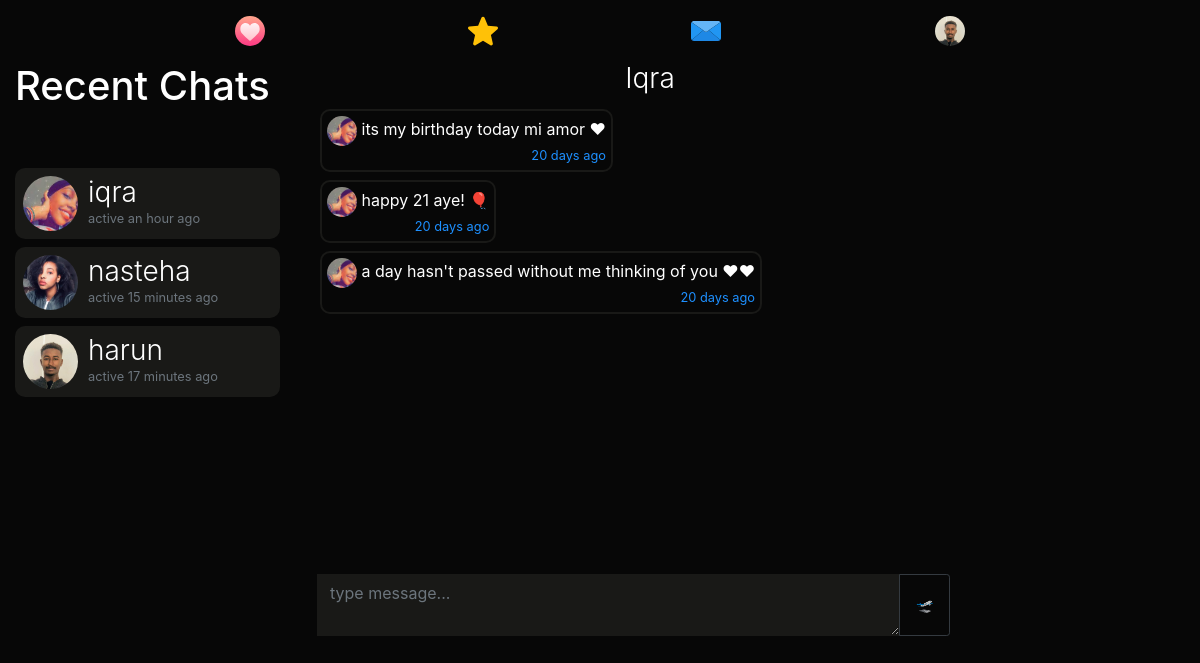
Page /m/iqra (signed in) on the earlier database version.
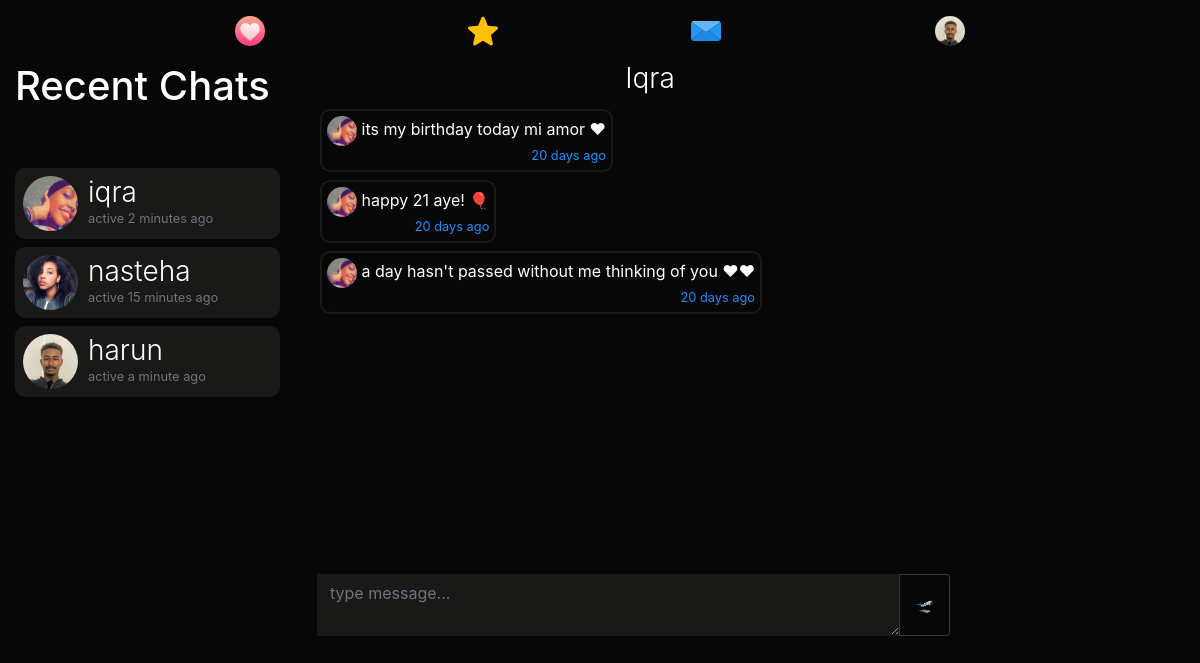
Same page on the later database version.
### dating/models.py (models this page shows, shortened)
class User(db.Model, UserMixin):
	id = db.Column(db.Integer, primary_key=True)
	username = db.Column(db.String(20), unique=True, nullable=False)
	email = db.Column(db.String(120), unique=True, nullable=True)
	dp = db.Column(db.String(20), nullable=False, default='default.jpg')
	dp2 = db.Column(db.String(20), nullable=False, default='flip.png')
	dp3 = db.Column(db.String(20), nullable=False, default='plane.png')
	password = db.Column(db.String(60), nullable=False)
	last_seen = db.Column(db.DateTime, default=datetime.utcnow)
	date_joined = db.Column(db.DateTime, nullable=False, default=datetime.utcnow)
	department = db.Column(db.String(20), nullable=False)
	student_number = db.Column(db.Integer(), unique=True, nullable=True)
	age = db.Column(db.DateTime, nullable=False)
	gender = db.Column(db.String(20), nullable=False)
	country = db.Column(db.String(20), default="Cyprus", nullable=True)
	bio = db.Column(db.String(120), nullable=True)
	private = db.Column(db.Boolean, default=False, nullable=False)
	snapchat = db.Column(db.String(20), default="snapchat", nullable=True)
	instagram = db.Column(db.String(20), default="instagram", nullable=True)
	followed = db.relationship(
		'User', secondary=followers,
		primaryjoin=(followers.c.follower_id == id),
		secondaryjoin=(followers.c.followed_id == id),
		backref=db.backref('followers', lazy='dynamic'), lazy='dynamic')
	messages_sent = db.relationship('Message',
									foreign_keys='Message.sender_id',
									backref='author', lazy='dynamic')
	messages_received = db.relationship('Message',
										foreign_keys='Message.recipient_id',
										backref='recipient', lazy='dynamic')
	last_message_read_time = db.Column(db.DateTime)
	def new_messages(self):
		last_read_time = self.last_message_read_time or datetime(1900, 1, 1)
		return Message.query.filter_by(recipient=self).filter(
			Message.timestamp > last_read_time).count()

class Message(db.Model):
	id = db.Column(db.Integer, primary_key=True)
	sender_id = db.Column(db.Integer, db.ForeignKey('user.id'))
	recipient_id = db.Column(db.Integer, db.ForeignKey('user.id'))
	body = db.Column(db.Text) #db.String(140)
	timestamp = db.Column(db.DateTime, index=True, default=datetime.utcnow)

### dating/routes.py (the view)
@app.route('/m/<recipient>', methods=['GET', 'POST'])
@login_required
def message(recipient):
	current_user.last_message_read_time = datetime.utcnow()
	db.session.commit()
	recipient = recipient.lower()
	user = User.query.filter_by(username=recipient).first_or_404()
	current_user.last_message_read_time = datetime.utcnow()
	db.session.commit()
	form = MessageForm()
	if form.validate_on_submit():
		msg = m(author=current_user, recipient=user, body=form.message.data)
		db.session.add(msg)
		db.session.commit()
		flash('Your message has been sent.', 'success')
		return redirect(url_for('message', recipient=recipient))
	sent = current_user.messages_sent.filter_by(recipient_id=user.id)
	received = current_user.messages_received.filter_by(sender_id=user.id)
	messages = sent.union(received).order_by(m.timestamp.asc())
	messages_received = current_user.messages_received.order_by(m.timestamp.desc())
	messages_sent = current_user.messages_sent.order_by(m.timestamp.desc())
	recent_chats = list()
	for message in messages_received:
		recent_chats.append(message.author)
	for message in messages_sent:
		recent_chats.append(message.recipient)
	recent_chats = list(dict.fromkeys(recent_chats))
	return render_template('send_message.html', recipient=recipient, title="Chat with " + recipient.title() , user=user, form=form, messages=messages, recent_chats=recent_chats)

### dating/forms.py
class MessageForm(FlaskForm):
    message = TextAreaField((''), validators=[DataRequired()]) #Length(min=0, max=140)
    submit = SubmitField('🛫')

### dating/models.py (called while the page is built)
@login_manager.user_loader
def load_user(user_id):
	return User.query.get(int(user_id))

### dating/routes.py (called while the page is built)
@app.before_request
def before_request():
	if current_user.is_authenticated:
		current_user.last_seen = datetime.utcnow()
		db.session.commit()

### dating/templates/send_message.html (shortened to what this page needs)
{% extends "layout.html" %}
{% block content %}
<div class="container-fluid">
  <div class="row">
    <div class="col-lg-3 d-none d-lg-block position-fixed">
       <h1>
        Recent Chats
         {% set new_messages = current_user.new_messages() %}<span id="message_count" class="badge badge-warning"style="visibility: {% if new_messages %}visible{% else %}hidden {% endif %};">{{ new_messages }}</span></a>
      </h1>
      <div style="overflow:auto;height:500px;padding-right:5px;">
      {% for person in recent_chats %}
      <a href="{{ url_for('message',recipient=person.username) }}" style="text-decoration:none;">
      <header class="mb-2">
        <img src="{{ url_for('static', filename='profile_pics/' + person.dp) }}" alt="default profile" class="profile-thumbnail">
        <div class="profile-name">
          <h3>{{person.username}}</h3>
          <small class="text-muted">active {{ moment(person.last_seen).fromNow() }}</small>
        </div>
      </header>
      </a>
      {% endfor %}
    </div>
</div>
    <div class="col-lg-7 offset-lg-3">
      <h3 style="text-align:center"><a href="{{url_for('user_posts', username=recipient)}}" style="color:#fff;">{{user.username.title()}}
           </a></h3>
           <div style="overflow-y:auto;height:460px;padding:5px;">
      {% for message in messages %}
          <p class="mb-2"
          style="
          {% if message.author == current_user%}
            text-align:left;padding:5px;border-radius:10px;display:inline-block;float:right;clear:both;max-width:75%;background:#191917;
          {%else%}
            text-align:left;padding:5px;border-radius:10px;display:inline-block;max-width:75%;border:2px solid #191917;
          {% endif %}">
          {% if message.author != current_user %}
          <img src="{{ url_for('static', filename='profile_pics/' + message.author.dp) }}" alt="profile pic" title="{{message.author.username.lower()}}" style="width:30px;height:30px;border-radius:50%">
          {% endif %}
          {{message.body | safe | urlize(40, target='_blank')}}
          <br>
          <small style="display:inline-block;float:right;">{{ moment(message.timestamp).fromNow() }}</small>
        </p>
        <br>
        {% endfor %}
        </div>
      <div class="post" style="background:none;padding:2px;width:95%;">
          <form method="POST" action="" enctype="multipart/form-data">
            <div class="input-group mt-2 mr-2" style="overflow:hidden">
              {% if form.message.errors %}
                {{ form.message(class="form-control border-0 rounded-0 resize-none dark-theme border border-dark", placeholder="type message...") }}
                <div class="invalid-feedback">
                  {% for error in form.message.errors %}
                    <span>{{ error }}</span>
                  {% endfor %}
                </div>
                  {% else %}
                    {{ form.message(class="form-control border-0 rounded-0 resize-none dark-theme border border-dark", placeholder="type message...") }}
                  {% endif %}
                  <div class="input-group-append">
                    {{ form.submit(class="btn btn-outline-dark btn-sm p-3") }}
                  </div>
              </div>
          </form>
  </div>
</div>
{% endblock content %}

### dating/templates/layout.html (shortened to what this page needs)
<!doctype html>
<html lang="en">
  <head>
    <link rel="stylesheet" href="https://stackpath.bootstrapcdn.com/bootstrap/4.3.1/css/bootstrap.min.css">
    <link rel="stylesheet" type="text/css" href="{{ url_for('static', filename='main.css') }}">
  </head>
  <body>
<nav class="navbar navbar-expand-md navbar-dark sticky-top justify-content-center d-none d-lg-block">
   <ul class="nav">
    <li {% if '/home' == request.path %}  class="active" {% endif %}>
      <a href="{{url_for('home')}}"><img src="{{ url_for('static', filename='resources/' + 'swipe.svg') }}" style="width:30px;height:30px;"></a>
    </li>
    <li {% if '/discover' == request.path %}  class="active" {% endif %}>
      <a href="{{url_for('discover')}}"><img src="{{ url_for('static', filename='resources/' + 'like.svg') }}" style="width:30px;height:30px;"></a>
    </li>
    <li {% if '/messages' == request.path %}  class="active" {% endif %}>
      <a href="{{url_for('messages')}}">
        <img src="{{ url_for('static', filename='resources/' + 'message.svg') }}" style="width:30px;height:30px;">
      </a>
    </li>
    <li>
      <a href="{{url_for('user_posts', username=current_user.username)}}">
        {% if current_user.is_authenticated %}
          <img src="{{ url_for('static', filename='profile_pics/' + current_user.dp) }}" style="width:30px;height:30px;border-radius:50%">
        {% else %}
        <img src="https://www.flaticon.com/premium-icon/icons/svg/3133/3133799.svg" style="width:30px;height:30px;">
        {% endif %}
      </a>
    </li>
</ul>
</nav>
  {% block content %} {% endblock %}
  </body>
</html>

### dating/static/main.css (style rules this page uses)
body { background:#070707; color:#fff; }
nav { background:#070707; }
small { color: #1e90ff; }
h3 { font-weight: 300; }
header { display: flex; flex-direction: row; color:#fff; background:#191917; border-radius:10px; padding:8px; cursor:pointer; }
header .profile-thumbnail { width: 55px; height: 55px; border-radius: 50%; }
header .profile-name { display: flex; flex-direction:column; margin-left: 10px; }
header h3, header h4 { display: flex; margin: 0; }
.post { background:#191917; border-radius:10px; padding:7px; }
.dark-theme { background: #191917; color: #fff; border:1px solid #191917 !important; }

### dating/templates/layout.html (style rules this page uses)
ul.nav { width:80%; margin:0 auto; padding:0; list-style:none; background-color:none; text-align:center; font-family: sans-serif; }
.nav li { display:inline-block; width:25%; margin:0; padding:0; }
.nav a { text-align:center; padding:8px 0 8px 0; margin:0; display:block; text-decoration:none; color: #fff; }
ul.nav li:first-child a { border:none; }
ul.nav li:last-child a { border:none; }

Differences in the rows shown:
changed User "harun": last_seen "17 minutes ago" → "a minute ago"
changed User "iqra": last_seen "an hour ago" → "2 minutes ago"
